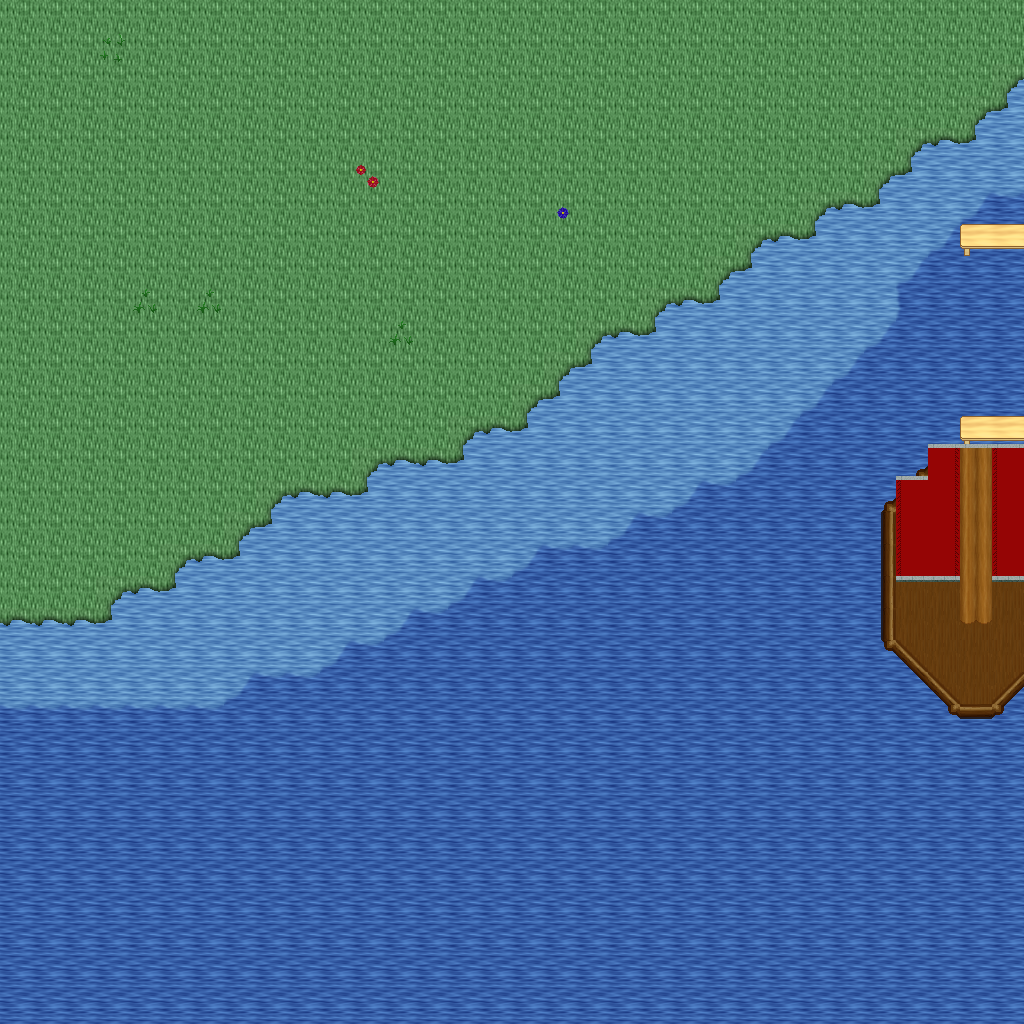

A 2D game scene composited from a Tiled map and its tileset images. What follows is a short description and the map's XML, with each tile layer's data collapsed to a summary:
An orthogonal 32x32 tile map with 32x32 px tiles, 5 tile layers (Ground, Objects, Objects2, Above, ...), 1 hidden layer not drawn, 28 tilesets.

<map version="1.10" tiledversion="1.11.0" orientation="orthogonal" renderorder="right-down" width="32" height="32" tilewidth="32" tileheight="32" infinite="0" nextlayerid="11" nextobjectid="1">
 <tileset firstgid="1" name="ground_ground" tilewidth="32" tileheight="32" tilecount="33" columns="3">
  <image source="../drawable/ground_ground.png" width="96" height="352" />
 </tileset>
 <tileset firstgid="34" name="ground_water_pool" tilewidth="32" tileheight="32" tilecount="72" columns="3">
  <image source="../drawable/ground_water_pool.png" width="96" height="768" />
 </tileset>
 <tileset firstgid="106" name="plant_flower_daisy_red" tilewidth="32" tileheight="32" tilecount="8" columns="2">
  <image source="../drawable/plant_flower_daisy_red.png" width="64" height="128" />
 </tileset>
 <tileset firstgid="114" name="plant_flower_daisy_white" tilewidth="32" tileheight="32" tilecount="8" columns="2">
  <image source="../drawable/plant_flower_daisy_white.png" width="64" height="128" />
 </tileset>
 <tileset firstgid="122" name="plant_flower_daisy_yellow" tilewidth="32" tileheight="32" tilecount="8" columns="2">
  <image source="../drawable/plant_flower_daisy_yellow.png" width="64" height="128" />
 </tileset>
 <tileset firstgid="130" name="plant_flower_daisy_blue" tilewidth="32" tileheight="32" tilecount="8" columns="2">
  <image source="../drawable/plant_flower_daisy_blue.png" width="64" height="128" />
 </tileset>
 <tileset firstgid="138" name="plant_grasses" tilewidth="32" tileheight="32" tilecount="6" columns="3">
  <image source="../drawable/plant_grasses.png" width="96" height="64" />
 </tileset>
 <tileset firstgid="144" name="plant_tree_tree_darkgreen" tilewidth="32" tileheight="32" tilecount="88" columns="8">
  <image source="../drawable/plant_tree_tree_darkgreen.png" width="256" height="352" />
 </tileset>
 <tileset firstgid="232" name="ground_grass_edges" tilewidth="32" tileheight="32" tilecount="36" columns="12">
  <image source="../drawable/ground_grass_edges.png" width="384" height="96" />
 </tileset>
 <tileset firstgid="268" name="ground_grass_corners" tilewidth="32" tileheight="32" tilecount="24" columns="6">
  <image source="../drawable/ground_grass_corners.png" width="192" height="128" />
 </tileset>
 <tileset firstgid="292" name="furniture_table_long_side_on_pale" tilewidth="32" tileheight="32" tilecount="3" columns="3">
  <image source="../drawable/furniture_table_long_side_on_pale.png" width="96" height="32" />
 </tileset>
 <tileset firstgid="295" name="plant_stump_stump_brown" tilewidth="32" tileheight="32" tilecount="4" columns="2">
  <image source="../drawable/plant_stump_stump_brown.png" width="64" height="64" />
 </tileset>
 <tileset firstgid="299" name="item_sign_large" tilewidth="32" tileheight="32" tilecount="15" columns="5">
  <image source="../drawable/item_sign_large.png" width="160" height="96" />
 </tileset>
 <tileset firstgid="314" name="plant_stump_small_stump" tilewidth="32" tileheight="32" tilecount="4" columns="2">
  <image source="../drawable/plant_stump_small_stump.png" width="64" height="64" />
 </tileset>
 <tileset firstgid="318" name="building_wall_bricked_edges" tilewidth="32" tileheight="32" tilecount="25" columns="5">
  <image source="../drawable/building_wall_bricked_edges.png" width="160" height="160" />
 </tileset>
 <tileset firstgid="343" name="logic_creature_orc" tilewidth="32" tileheight="32" tilecount="6" columns="6">
  <image source="../drawable/logic_creature_orc.png" width="192" height="32" />
 </tileset>
 <tileset firstgid="349" name="logic_creature_animal" tilewidth="32" tileheight="32" tilecount="32" columns="8">
  <image source="../drawable/logic_creature_animal.png" width="256" height="128" />
 </tileset>
 <tileset firstgid="381" name="logic_item_resources" tilewidth="32" tileheight="32" tilecount="6" columns="6">
  <image source="../drawable/logic_item_resources.png" width="192" height="32" />
 </tileset>
 <tileset firstgid="387" name="logic_creature_golem" tilewidth="32" tileheight="32" tilecount="4" columns="4">
  <image source="../drawable/logic_creature_golem.png" width="128" height="32" />
 </tileset>
 <tileset firstgid="391" name="logic_collision" tilewidth="32" tileheight="32" tilecount="1" columns="1">
  <image source="../drawable/logic_collision.png" width="32" height="32" />
 </tileset>
 <tileset firstgid="392" name="object_boat" tilewidth="32" tileheight="32" tilecount="42" columns="6">
  <image source="../drawable/object_boat.png" width="192" height="224" />
 </tileset>
 <tileset firstgid="434" name="furniture_table_long_front_on_pale" tilewidth="32" tileheight="32" tilecount="3" columns="1">
  <image source="../drawable/furniture_table_long_front_on_pale.png" width="32" height="96" />
 </tileset>
 <tileset firstgid="437" name="ground_green_paving" tilewidth="32" tileheight="32" tilecount="18" columns="3">
  <image source="../drawable/ground_green_paving.png" width="96" height="192" />
 </tileset>
 <tileset firstgid="455" name="logic_protection" tilewidth="32" tileheight="32" tilecount="2" columns="2">
  <image source="../drawable/logic_protection.png" width="64" height="32" />
 </tileset>
 <tileset firstgid="457" name="furniture_bed_double_peach" tilewidth="32" tileheight="32" tilecount="8" columns="2">
  <image source="../drawable/furniture_bed_double_peach.png" width="64" height="128" />
 </tileset>
 <tileset firstgid="465" name="furniture_bed_double_red" tilewidth="32" tileheight="32" tilecount="8" columns="2">
  <image source="../drawable/furniture_bed_double_red.png" width="64" height="128" />
 </tileset>
 <tileset firstgid="473" name="logic_creature_undead_skeleton" tilewidth="32" tileheight="32" tilecount="6" columns="6">
  <image source="../drawable/logic_creature_undead_skeleton.png" width="192" height="32" />
 </tileset>
 <tileset firstgid="479" name="logic_creature_undead_specter" tilewidth="32" tileheight="32" tilecount="6" columns="6">
  <image source="../drawable/logic_creature_undead_specter.png" width="192" height="32" />
 </tileset>
 <layer id="1" name="Ground" width="32" height="32">
  <data>[1024 cells, 1024 non-empty, 6 distinct tile ids]</data>
 </layer>
 <layer id="2" name="Objects" width="32" height="32">
  <data>[1024 cells, 100 non-empty, 20 distinct tile ids]</data>
 </layer>
 <layer id="3" name="Objects2" width="32" height="32">
  <data>[1024 cells, 2 non-empty, 2 distinct tile ids]</data>
 </layer>
 <layer id="4" name="Above" width="32" height="32">
  <data>[1024 cells, 22 non-empty, 5 distinct tile ids]</data>
 </layer>
 <layer id="5" name="Above2" width="32" height="32">
  <data>[1024 cells, 0 non-empty, 0 distinct tile ids]</data>
 </layer>
 <layer id="6" name="Walkable" width="32" height="32" visible="0">
  <data>[1024 cells, 462 non-empty, 1 distinct tile ids]</data>
 </layer>
 <objectgroup id="7" name="Mapevents" />
 <objectgroup id="8" name="Spawn" />
 <objectgroup id="9" name="Keys" />
 <objectgroup id="10" name="Replace" />
</map>
